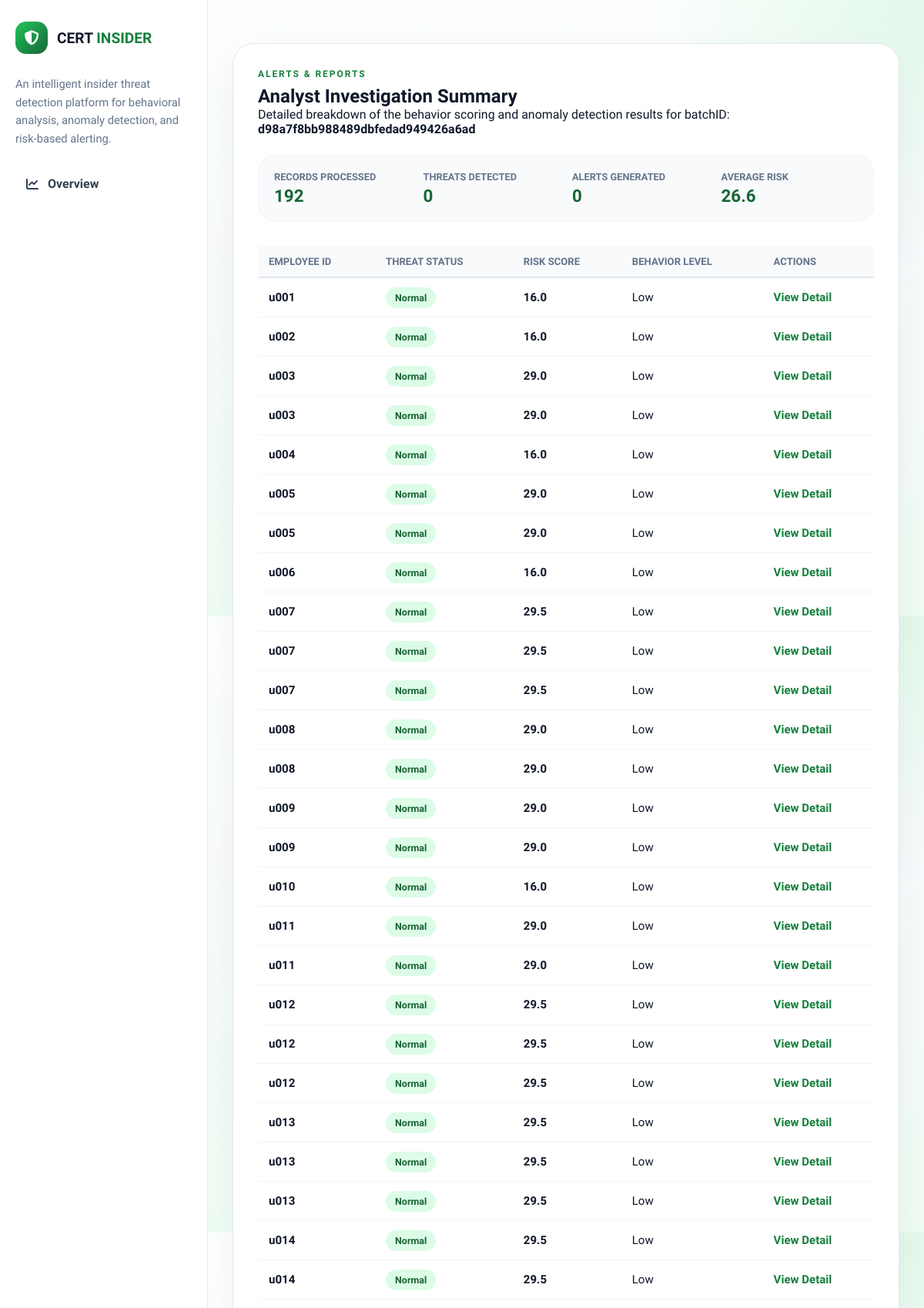
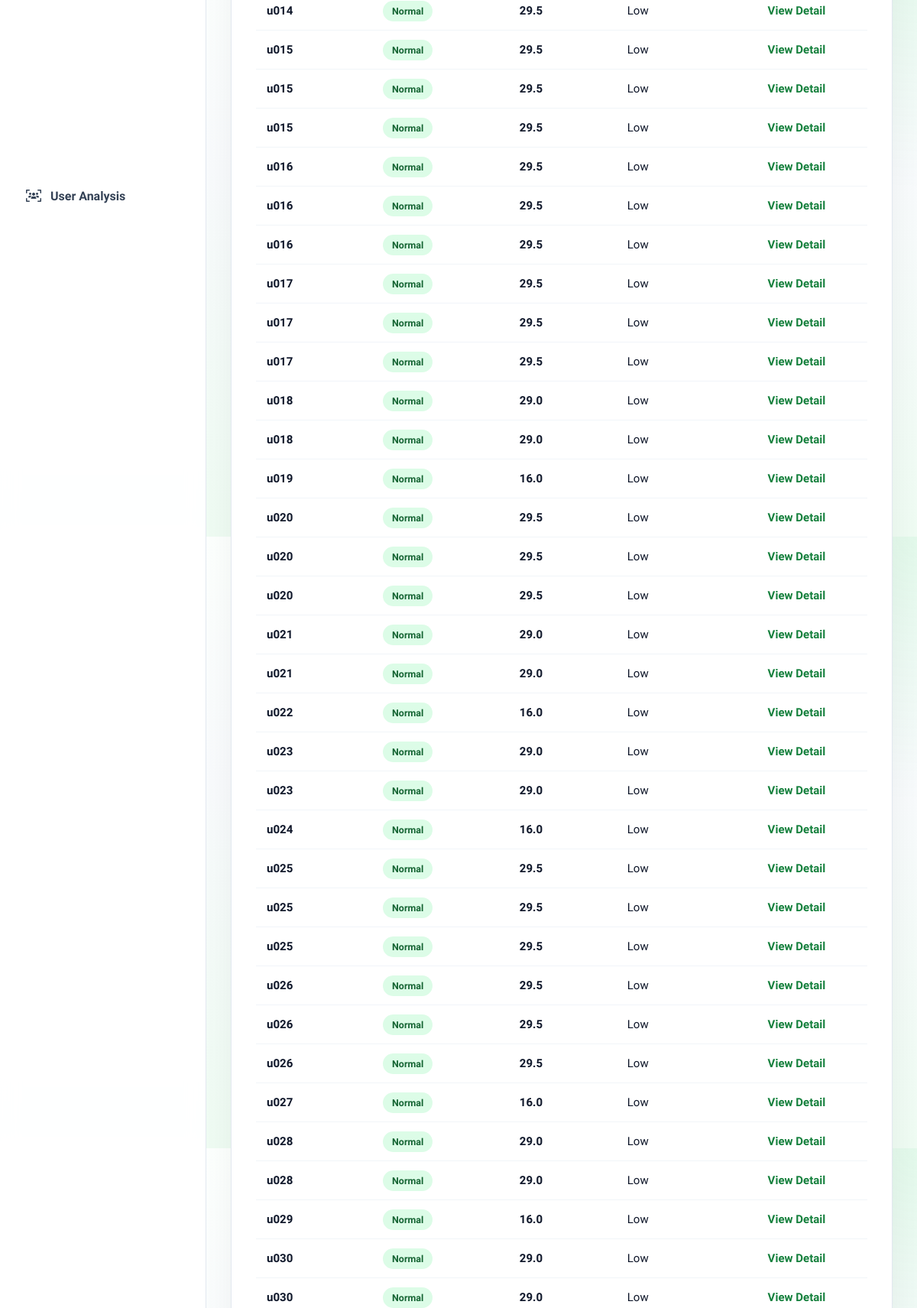
The app's page /results (signed in, upper part) with its own data (2 pictures, top to bottom).
### models/log.py (models this page shows, shortened)
class Log(db.Model):
    __tablename__ = "logs"
    id = db.Column(db.Integer, primary_key=True)
    batch_id = db.Column(db.String(64), nullable=False, index=True)
    user_id = db.Column(db.Integer, db.ForeignKey("users.id"), nullable=False, index=True)
    event_timestamp = db.Column(db.DateTime, nullable=True, index=True)
    login_frequency = db.Column(db.Float, nullable=False, default=0.0)
    after_hours_activity = db.Column(db.Float, nullable=False, default=0.0)
    night_login_count = db.Column(db.Float, nullable=False, default=0.0)
    file_access_count = db.Column(db.Float, nullable=False, default=0.0)
    email_activity_count = db.Column(db.Float, nullable=False, default=0.0)
    usb_usage_count = db.Column(db.Float, nullable=False, default=0.0)
    anomaly_flag = db.Column(db.Boolean, nullable=False, default=False)
    threat_level = db.Column(db.String(20), nullable=False, default="low")
    source_filename = db.Column(db.String(255), nullable=True)
    raw_record = db.Column(db.JSON, nullable=False)
    created_at = db.Column(db.DateTime, nullable=False, server_default=func.now())
    user = db.relationship("User", back_populates="logs")
    risk_score = db.relationship("RiskScore", back_populates="log", uselist=False, cascade="all, delete-orphan")
    alerts = db.relationship("Alert", back_populates="log", lazy=True, cascade="all, delete-orphan")

### models/user.py (models this page shows, shortened)
class User(db.Model):
    __tablename__ = "users"
    id = db.Column(db.Integer, primary_key=True)
    username = db.Column(db.String(80), unique=True, nullable=False, index=True)
    email = db.Column(db.String(120), unique=True, nullable=False, index=True)
    password_hash = db.Column(db.String(255), nullable=False)
    first_name = db.Column(db.String(100), nullable=True)
    last_name = db.Column(db.String(100), nullable=True)
    role = db.Column(db.String(50), nullable=False, default="analyst")
    created_at = db.Column(db.DateTime, nullable=False, server_default=func.now())
    logs = db.relationship("Log", back_populates="user", lazy=True)

### app.py (the view)
    @app.route("/results", methods=["GET"])
    @_login_required
    def results():
        batch_id = request.args.get("batch_id")
        if not batch_id:
            batch_id, _ = _latest_batch_logs()
        if not batch_id:
            return render_template("results.html", summary=None, rows=[], batch_id=None)
        logs = (
            Log.query.filter_by(batch_id=batch_id)
            .order_by(Log.id.asc())
            .all()
        )
        rows = [_serialize_result_row(log) for log in logs]
        summary = {
            "Records Processed": len(rows),
            "Threats Detected": sum(1 for log in logs if log.anomaly_flag),
            "Alerts Generated": sum(1 for log in logs if log.risk_score and log.risk_score.score >= ALERT_THRESHOLD),
            "Average Risk": round(
                sum(log.risk_score.score for log in logs if log.risk_score) / max(len(rows), 1),
                2,
            ),
        }
        return render_template("results.html", summary=summary, rows=rows, batch_id=batch_id)

### app.py (called while the page is built)
def _current_user():
    user_id = session.get("user_id")
    if not user_id:
        return None
    return db.session.get(User, user_id)

def _login_required(view):
    @wraps(view)
    def wrapped_view(*args, **kwargs):
        if _current_user() is None:
            flash("Please sign in to continue.", "error")
            return redirect(url_for("login_page"))
        return view(*args, **kwargs)
    return wrapped_view

def _serialize_result_row(log: Log) -> dict:
    user = log.user.username if log.user else str(log.user_id)
    score = log.risk_score.score if log.risk_score else 0.0
    return {
        "user": user,
        "login_frequency": round(float(log.login_frequency), 2),
        "after_hours_activity": round(float(log.after_hours_activity), 2),
        "night_login_count": round(float(log.night_login_count), 2),
        "file_access_count": round(float(log.file_access_count), 2),
        "email_activity_count": round(float(log.email_activity_count), 2),
        "usb_usage_count": round(float(log.usb_usage_count), 2),
        "threat_level": str(log.threat_level).title(),
        "risk_score": round(float(score), 2),
        "status": "Threat" if log.anomaly_flag else "Normal",
    }

def _latest_batch_logs():
    latest_log = Log.query.order_by(Log.created_at.desc(), Log.id.desc()).first()
    if latest_log is None:
        return None, []
    batch_logs = (
        Log.query.filter_by(batch_id=latest_log.batch_id)
        .order_by(Log.id.asc())
        .all()
    )
    return latest_log.batch_id, batch_logs

### templates/results.html (shortened to what this page needs)
{% extends "base.html" %}
{% block content %}
    <div class="report-card">
        <div class="eyebrow">Alerts & Reports</div>
        <h2>Analyst Investigation Summary</h2>
        <p style="margin-bottom: 24px;">Detailed breakdown of the behavior scoring and anomaly detection results for batchID: <strong>{{ batch_id if batch_id else 'N/A' }}</strong></p>
        {% if summary %}
        <div class="stat-bar">
            {% for label, val in summary.items() %}
            <div class="stat-box">
                <span>{{ label }}</span>
                <strong>{{ val }}</strong>
            </div>
            {% endfor %}
        </div>
        {% endif %}
        {% if rows %}
        <div style="overflow-x: auto;">
            <table>
                <thead>
                    <tr>
                        <th>Employee ID</th>
                        <th>Threat Status</th>
                        <th>Risk Score</th>
                        <th>Behavior Level</th>
                        <th>Actions</th>
                    </tr>
                </thead>
                <tbody>
                    {% for row in rows %}
                    <tr>
                        <td><strong>{{ row.user }}</strong></td>
                        <td>
                            <span class="tag {{ 'threat' if row.status == 'Threat' else 'normal' }}">
                                {{ row.status }}
                            </span>
                        </td>
                        <td><strong>{{ row.risk_score }}</strong></td>
                        <td>{{ row.threat_level }}</td>
                        <td>
                            <a href="#" style="color: var(--green-600); font-weight: 700; text-decoration: none;">View Detail</a>
                        </td>
                    </tr>
                    {% endfor %}
                </tbody>
            </table>
        </div>
        {% else %}
        <div style="text-align: center; padding: 60px;">
            <i class="fas fa-folder-open" style="font-size: 3rem; color: var(--slate-200); margin-bottom: 16px;"></i>
            <p>No results found for this batch. Please process a dataset first.</p>
        </div>
        {% endif %}
    </div>
{% endblock %}

### records on screen
Log: batch "d98a7f8bb988489dbfedad949426a6ad"
User: user "u001", status "Normal", risk_score "16.0", threat_level "Low"
User: user "u002", status "Normal", risk_score "16.0", threat_level "Low"
User: user "u003", status "Normal", risk_score "29.0", threat_level "Low"
User: user "u004", status "Normal", risk_score "16.0", threat_level "Low"
User: user "u005", status "Normal", risk_score "29.0", threat_level "Low"
User: user "u006", status "Normal", risk_score "16.0", threat_level "Low"
User: user "u007", status "Normal", risk_score "29.5", threat_level "Low"
User: user "u008", status "Normal", risk_score "29.0", threat_level "Low"
User: user "u009", status "Normal", risk_score "29.0", threat_level "Low"
User: user "u010", status "Normal", risk_score "16.0", threat_level "Low"
User: user "u011", status "Normal", risk_score "29.0", threat_level "Low"
User: user "u012", status "Normal", risk_score "29.5", threat_level "Low"
User: user "u013", status "Normal", risk_score "29.5", threat_level "Low"
User: user "u014", status "Normal", risk_score "29.5", threat_level "Low"
User: user "u015", status "Normal", risk_score "29.5", threat_level "Low"
User: user "u016", status "Normal", risk_score "29.5", threat_level "Low"
User: user "u017", status "Normal", risk_score "29.5", threat_level "Low"
User: user "u018", status "Normal", risk_score "29.0", threat_level "Low"
User: user "u019", status "Normal", risk_score "16.0", threat_level "Low"
User: user "u020", status "Normal", risk_score "29.5", threat_level "Low"
User: user "u021", status "Normal", risk_score "29.0", threat_level "Low"
User: user "u022", status "Normal", risk_score "16.0", threat_level "Low"
User: user "u023", status "Normal", risk_score "29.0", threat_level "Low"
User: user "u024", status "Normal", risk_score "16.0", threat_level "Low"
User: user "u025", status "Normal", risk_score "29.5", threat_level "Low"
User: user "u026", status "Normal", risk_score "29.5", threat_level "Low"
User: user "u027", status "Normal", risk_score "16.0", threat_level "Low"
User: user "u028", status "Normal", risk_score "29.0", threat_level "Low"
User: user "u029", status "Normal", risk_score "16.0", threat_level "Low"
User: user "u030", status "Normal", risk_score "29.0", threat_level "Low"

### other values on screen
{{ label }} "RECORDS PROCESSED" "THREATS DETECTED" "ALERTS GENERATED" "AVERAGE RISK"
{{ val }} "192" "0" "0" "26.6"
